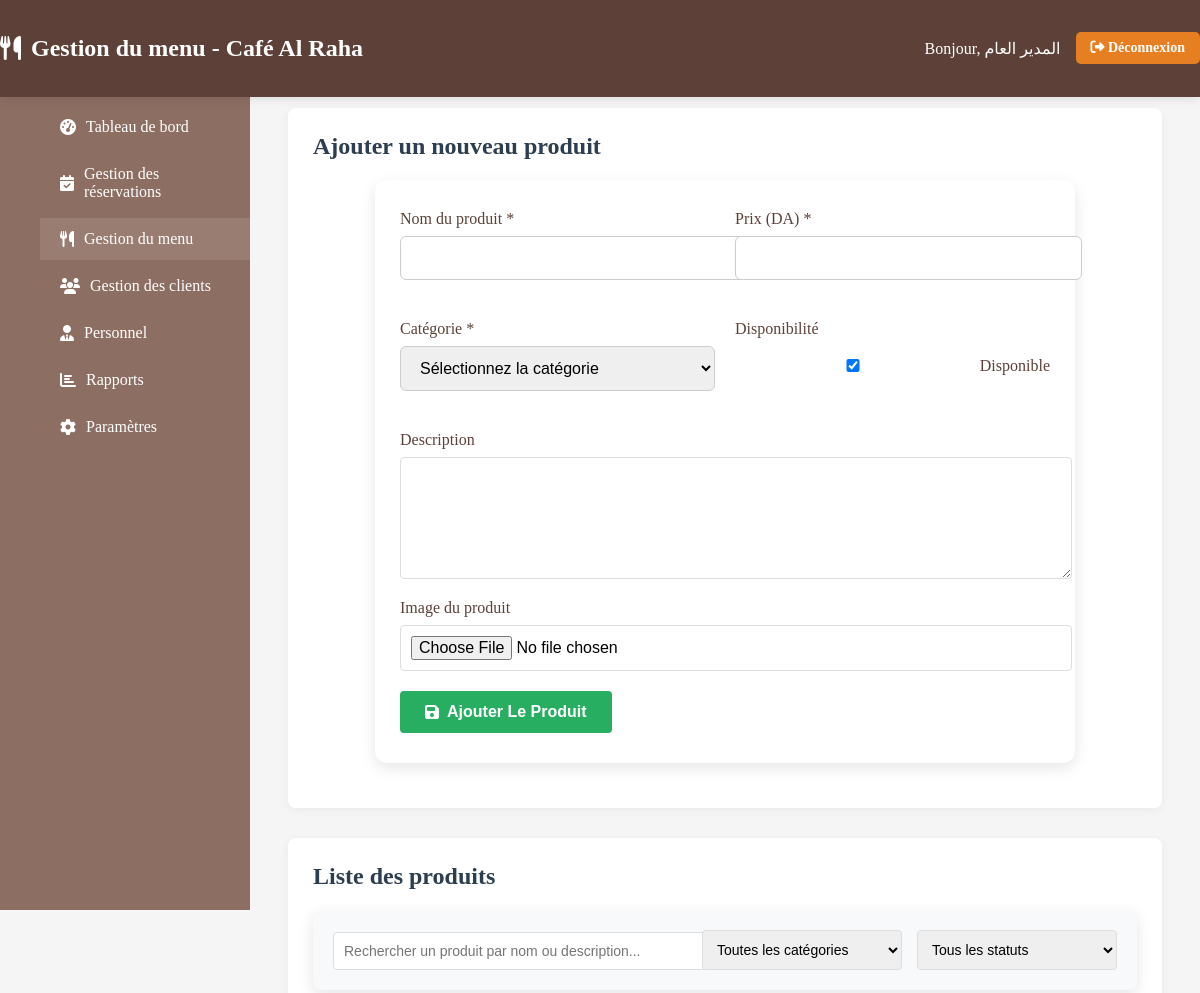
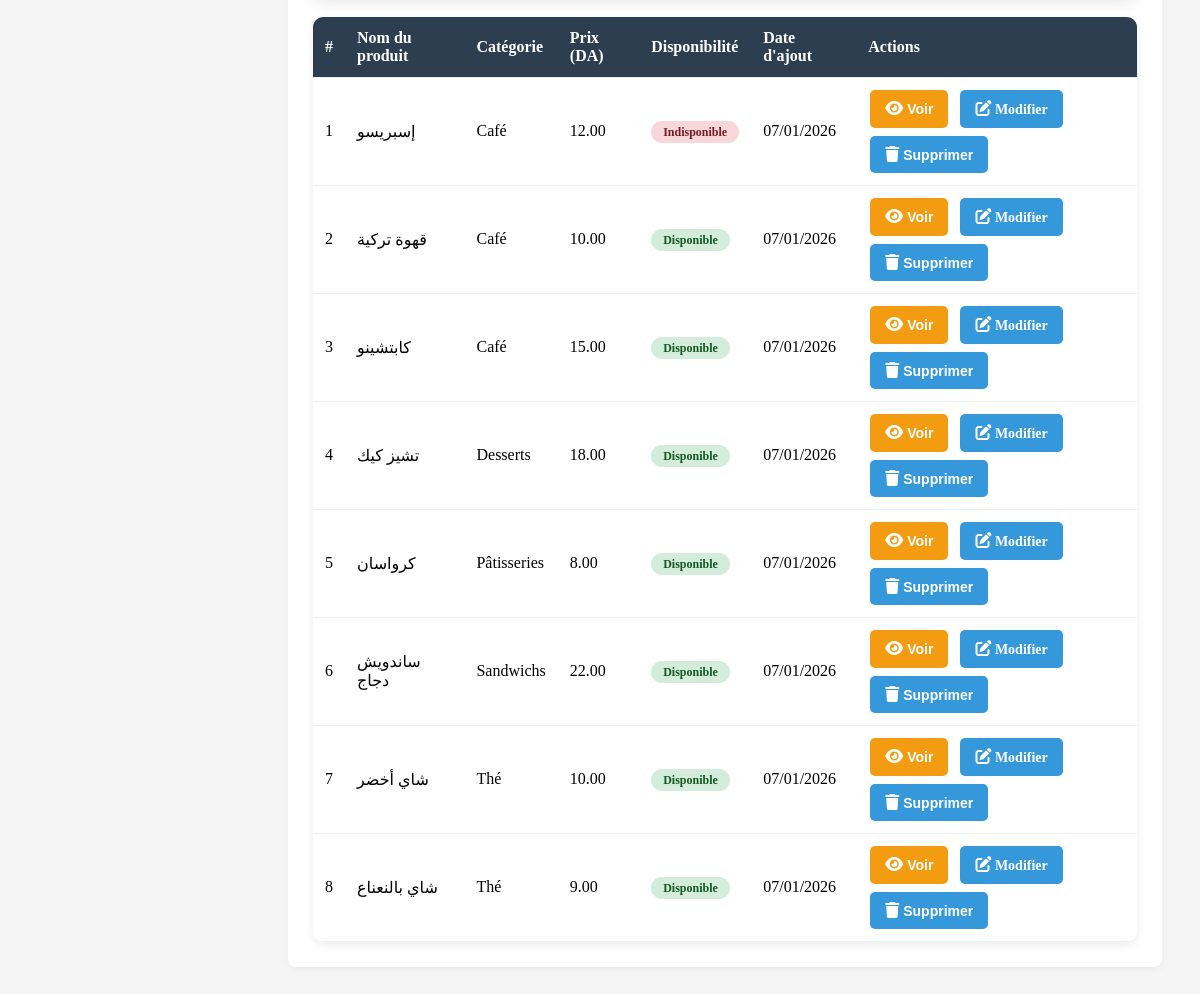
The app's page /admin/menu.php (signed in) with its own data (2 pictures, top to bottom).
### tables this page shows
CREATE TABLE `products` (
  `id` int(11) NOT NULL,
  `category_id` int(11) DEFAULT NULL,
  `name` varchar(100) NOT NULL,
  `description` text DEFAULT NULL,
  `price` decimal(10,2) NOT NULL,
  `category` varchar(50) NOT NULL,
  `image` varchar(255) DEFAULT NULL,
  `available` tinyint(1) DEFAULT 1,
  `created_at` timestamp NOT NULL DEFAULT current_timestamp(),
  `updated_at` datetime DEFAULT current_timestamp() ON UPDATE current_timestamp()
);

### admin/menu.php (the view, shortened to what this page needs)
<?php
require_once '../php/db_connection.php';
$edit_product = null;
$sql = "SELECT * FROM products ORDER BY category, name";
$products_result = $conn->query($sql);
?>
<!DOCTYPE html>
<html lang="fr" dir="ltr">
<head>
    <link rel="stylesheet" href="../css/admin.css">
    <link rel="stylesheet" href="https://cdnjs.cloudflare.com/ajax/libs/font-awesome/6.4.0/css/all.min.css">
</head>
<body class="admin-page">
    <nav class="admin-navbar">
        <div class="container">
            <h1><i class="fas fa-utensils"></i> Gestion du menu - Café Al Raha</h1>
            <div class="user-info">
                <span>Bonjour, <?php echo htmlspecialchars($_SESSION['full_name']); ?></span>
                <a href="logout.php" class="btn-logout">
                    <i class="fas fa-sign-out-alt"></i> Déconnexion
                </a>
            </div>
        </div>
    </nav>
    <div class="admin-container">
        <aside class="admin-sidebar">
            <ul>
                <li><a href="dashboard.php"><i class="fas fa-tachometer-alt"></i> Tableau de bord</a></li>
                <li><a href="reservation.php"><i class="fas fa-calendar-check"></i> Gestion des réservations</a></li>
                <li><a href="menu.php" class="active"><i class="fas fa-utensils"></i> Gestion du menu</a></li>
                <li><a href="clients.php"><i class="fas fa-users"></i> Gestion des clients</a></li>
                <li><a href="staff.php"><i class="fas fa-user-tie"></i> Personnel</a></li>
                <li><a href="reports.php"><i class="fas fa-chart-bar"></i> Rapports</a></li>
                <li><a href="settings.php"><i class="fas fa-cog"></i> Paramètres</a></li>
            </ul>
        </aside>
        <main class="admin-content">
            <div class="admin-section" style="background: white; padding: 25px; border-radius: 8px; box-shadow: 0 2px 10px rgba(0,0,0,0.05); margin-bottom: 30px;">
                <h2 style="margin-top: 0; color: #2c3e50;"><?php echo $edit_product ? 'Modifier le produit' : 'Ajouter un nouveau produit'; ?></h2>
                <form method="POST" action="" class="admin-form" enctype="multipart/form-data">
                    <div class="form-row" style="display: flex; gap: 20px; margin-bottom: 20px; flex-wrap: wrap;">
                        <div class="form-group">
                            <label>Nom du produit *</label>
                            <input type="text" name="name" value="<?php echo htmlspecialchars($edit_product['name'] ?? ''); ?>" required>
                        </div>
                        <div class="form-group">
                            <label>Prix (DA) *</label>
                            <input type="number" name="price" step="0.01" min="0" value="<?php echo $edit_product['price'] ?? ''; ?>" required>
                        </div>
                    </div>
                    <div class="form-row" style="display: flex; gap: 20px; margin-bottom: 20px; flex-wrap: wrap;">
                        <div class="form-group">
                            <label>Catégorie *</label>
                            <select name="category" required>
                                <option value="">Sélectionnez la catégorie</option>
                            </select>
                        </div>
                        <div class="form-group">
                            <label>Disponibilité</label>
                            <label class="checkbox-label" style="display: flex; align-items: center; gap: 10px; margin-top: 10px;">
                                <input type="checkbox" name="available" value="1" <?php echo ($edit_product['available'] ?? 1) ? 'checked' : ''; ?>>
                                <span>Disponible</span>
                            </label>
                        </div>
                    </div>
                    <div class="form-group" style="margin-bottom: 20px;">
                        <label>Description</label>
                        <textarea name="description" rows="4" style="width: 100%; padding: 10px; border: 1px solid #ddd; border-radius: 4px;"><?php echo htmlspecialchars($edit_product['description'] ?? ''); ?></textarea>
                    </div>
                    <div class="form-group" style="margin-bottom: 20px;">
                        <label>Image du produit</label>
                        <input type="file" name="image" accept="image/*" style="width: 100%; padding: 10px; border: 1px solid #ddd; border-radius: 4px;">
                    </div>
                    <div class="form-actions" style="display: flex; gap: 15px; margin-top: 20px;">
                        <button type="submit" class="btn-save" style="background: #27ae60; color: white; padding: 12px 25px; border: none; border-radius: 4px; cursor: pointer; display: inline-flex; align-items: center; gap: 8px;">
                            <i class="fas fa-save"></i> <?php echo $edit_product ? 'Enregistrer les modifications' : 'Ajouter le produit'; ?>
                        </button>
                    </div>
                </form>
            </div>
            <div class="admin-section" style="background: white; padding: 25px; border-radius: 8px; box-shadow: 0 2px 10px rgba(0,0,0,0.05);">
                <h2 style="margin-top: 0; color: #2c3e50;">Liste des produits</h2>
                <div class="filters-container">
                    <form method="GET" action="" id="filterForm">
                        <div class="filter-row">
                            <div class="form-group" style="flex: 2;">
                                <input type="text" id="searchProducts" placeholder="Rechercher un produit par nom ou description..."
                                       style="width: 100%;">
                            </div>
                            <div class="form-group">
                                <select id="categoryFilter">
                                    <option value="all">Toutes les catégories</option>
                                </select>
                            </div>
                            <div class="form-group">
                                <select id="availabilityFilter">
                                    <option value="all">Tous les statuts</option>
                                </select>
                            </div>
                        </div>
                    </form>
                </div>
                <div class="table-container">
                    <table class="data-table">
                        <thead>
                            <tr>
                                <th>#</th>
                                <th>Nom du produit</th>
                                <th>Catégorie</th>
                                <th>Prix (DA)</th>
                                <th>Disponibilité</th>
                                <th>Date d'ajout</th>
                                <th>Actions</th>
                            </tr>
                        </thead>
                        <tbody>
                            <?php
                            mysqli_data_seek($products_result, 0);
                            $counter = 1;
                            ?>
                            <?php if ($products_result->num_rows > 0): ?>
                                <?php while($product = $products_result->fetch_assoc()): ?>
                                <tr data-id="<?php echo $product['id']; ?>"
                                    data-name="<?php echo htmlspecialchars($product['name']); ?>"
                                    data-description="<?php echo htmlspecialchars($product['description'] ?? ''); ?>"
                                    data-price="<?php echo number_format($product['price'], 2); ?>"
                                    data-category="<?php echo $product['category']; ?>"
                                    data-available="<?php echo $product['available']; ?>"
                                    data-image="<?php echo htmlspecialchars($product['image'] ?? ''); ?>"
                                    data-created="<?php echo date('d/m/Y', strtotime($product['created_at'])); ?>"
                                    data-updated="<?php echo !empty($product['updated_at']) ? date('d/m/Y', strtotime($product['updated_at'])) : 'Jamais'; ?>">
                                    <td><?php echo $counter++; ?></td>
                                    <td><?php echo htmlspecialchars($product['name']); ?></td>
                                    <td>
                                        <?php
                                        $category_names = [
                                            'coffee' => 'Café',
                                            'tea' => 'Thé',
                                            'pastry' => 'Pâtisseries',
                                            'sandwich' => 'Sandwichs',
                                            'dessert' => 'Desserts',
                                            'boisson' => 'Boissons'
                                        ];
                                        echo $category_names[$product['category']] ?? $product['category'];
                                        ?>
                                    </td>
                                    <td><?php echo number_format($product['price'], 2); ?></td>
                                    <td>
                                        <span class="status <?php echo $product['available'] ? 'status-available' : 'status-unavailable'; ?>">
                                            <?php echo $product['available'] ? 'Disponible' : 'Indisponible'; ?>
                                        </span>
                                    </td>
                                    <td><?php echo date('d/m/Y', strtotime($product['created_at'])); ?></td>
                                    <td>
                                        <div class="action-buttons">
                                            <button class="btn-action btn-view"
                                                    data-id="<?php echo $product['id']; ?>">
                                                <i class="fas fa-eye"></i> Voir
                                            </button>
                                            <a href="menu.php?edit=<?php echo $product['id']; ?>" class="btn-action btn-edit">
                                                <i class="fas fa-edit"></i> Modifier
                                            </a>
                                            <button class="btn-action btn-delete"
                                                    data-id="<?php echo $product['id']; ?>"
                                                    data-name="<?php echo htmlspecialchars($product['name']); ?>">
                                                <i class="fas fa-trash"></i> Supprimer
                                            </button>
                                        </div>
                                    </td>
                                </tr>
                                <?php endwhile; ?>
                            <?php endif; ?>
                        </tbody>
                    </table>
                </div>
            </div>
        </main>
    </div>
</body>
</html>

### records on screen
products: name "إسبريسو", category "Café", price "12.00", available "Indisponible", created_at "07/01/2026"
products: name "قهوة تركية", category "Café", price "10.00", available "Disponible", created_at "07/01/2026"
products: name "كابتشينو", category "Café", price "15.00", available "Disponible", created_at "07/01/2026"
products: name "تشيز كيك", category "Desserts", price "18.00", available "Disponible", created_at "07/01/2026"
products: name "كرواسان", category "Pâtisseries", price "8.00", available "Disponible", created_at "07/01/2026"
products: name "ساندويش دجاج", category "Sandwichs", price "22.00", available "Disponible", created_at "07/01/2026"
products: name "شاي أخضر", category "Thé", price "10.00", available "Disponible", created_at "07/01/2026"
products: name "شاي بالنعناع", category "Thé", price "9.00", available "Disponible", created_at "07/01/2026"

### other values on screen
$_SESSION['full_name'] "المدير العام"
